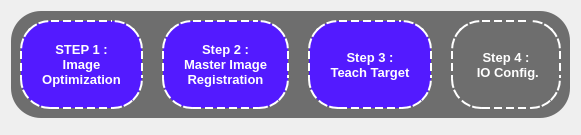
     <widget class="QWidget" name="tab_2">
      <attribute name="title">
       <string>Teach Image </string>
      </attribute>
      <layout class="QVBoxLayout" name="verticalLayout_3">
       <item>
        <widget class="QFrame" name="frame_6">
         <property name="styleSheet">
          <string notr="true">QFrame{
	border:none;
	border-radius:30%;
	color: rgb(255, 255, 255);
	background-color: rgb(110, 110, 110);
}
</string>
         </property>
         <property name="frameShape">
          <enum>QFrame::Shape::StyledPanel</enum>
         </property>
         <property name="frameShadow">
          <enum>QFrame::Shadow::Raised</enum>
         </property>
         <layout class="QHBoxLayout" name="horizontalLayout_6">
          <item>
           <widget class="QLabel" name="label_29">
            <property name="font">
             <font>
              <pointsize>10</pointsize>
              <bold>true</bold>
             </font>
            </property>
            <property name="styleSheet">
             <string notr="true">QLabel{
	padding:20px;
	border:2px dashed white;
	boarder-radius:20%;
	background-color: rgb(83, 26, 255);
}</string>
            </property>
            <property name="text">
             <string>STEP 1 :
Image
Optimization</string>
            </property>
            <property name="alignment">
             <set>Qt::AlignmentFlag::AlignCenter</set>
            </property>
           </widget>
          </item>
          <item alignment="">
           <widget class="QLabel" name="label_30">
            <property name="text">
             <string/>
            </property>
            <property name="pixmap">
             <pixmap resource="StaticAssets.qrc">:/Icons/Assets/Icons/icons8-forward-arrow-100.png</pixmap>
            </property>
           </widget>
          </item>
          <item>
           <widget class="QLabel" name="label_31">
            <property name="font">
             <font>
              <pointsize>10</pointsize>
              <bold>true</bold>
             </font>
            </property>
            <property name="styleSheet">
             <string notr="true">QLabel{
	padding:20px;
	border:2px dashed white;
	boarder-radius:20%;
	background-color: rgb(83, 26, 255);
}</string>
            </property>
            <property name="text">
             <string>Step 2 :
Master Image
Registration</string>
            </property>
            <property name="alignment">
             <set>Qt::AlignmentFlag::AlignCenter</set>
            </property>
           </widget>
          </item>
          <item alignment="">
           <widget class="QLabel" name="label_32">
            <property name="text">
             <string/>
            </property>
            <property name="pixmap">
             <pixmap resource="StaticAssets.qrc">:/Icons/Assets/Icons/icons8-forward-arrow-100.png</pixmap>
            </property>
           </widget>
          </item>
          <item>
           <widget class="QLabel" name="label_33">
            <property name="font">
             <font>
              <pointsize>10</pointsize>
              <bold>true</bold>
             </font>
            </property>
            <property name="styleSheet">
             <string notr="true">QLabel{
	padding:20px;
	border:2px dashed white;
	boarder-radius:20%;
	background-color: rgb(83, 26, 255);
}</string>
            </property>
            <property name="text">
             <string>Step 3 :
Teach Target</string>
            </property>
            <property name="alignment">
             <set>Qt::AlignmentFlag::AlignCenter</set>
            </property>
           </widget>
          </item>
          <item alignment="">
           <widget class="QLabel" name="label_34">
            <property name="text">
             <string/>
            </property>
            <property name="pixmap">
             <pixmap resource="StaticAssets.qrc">:/Icons/Assets/Icons/icons8-forward-arrow-100.png</pixmap>
            </property>
           </widget>
          </item>
          <item>
           <widget class="QLabel" name="label_35">
            <property name="font">
             <font>
              <pointsize>10</pointsize>
              <bold>true</bold>
             </font>
            </property>
            <property name="styleSheet">
             <string notr="true">QLabel{
	padding:20px;
	border:2px dashed white;
}</string>
            </property>
            <property name="text">
             <string>Step 4 :
 IO Config.</string>
            </property>
            <property name="alignment">
             <set>Qt::AlignmentFlag::AlignCenter</set>
            </property>
           </widget>
          </item>
         </layout>
        </widget>
       </item>
       <item>
        <widget class="QFrame" name="frame_7">
         <property name="sizePolicy">
          <sizepolicy hsizetype="Preferred" vsizetype="Expanding">
           <horstretch>0</horstretch>
           <verstretch>0</verstretch>
          </sizepolicy>
         </property>
         <property name="styleSheet">
          <string notr="true">QFrame{
	border:none;
	border-radius:30%;
	color: rgb(255, 255, 255);
	background-color: rgb(110, 110, 110);
}
</string>
         </property>
         <property name="frameShape">
          <enum>QFrame::Shape::StyledPanel</enum>
         </property>
         <property name="frameShadow">
          <enum>QFrame::Shadow::Raised</enum>
         </property>
        </widget>
       </item>
      </layout>
     </widget>
